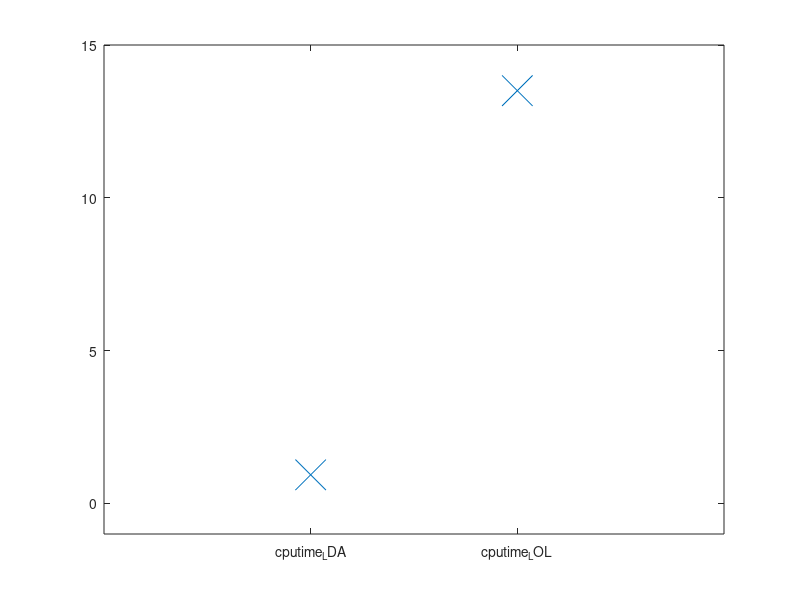

This chart was generated by the following MATLAB code:
% MNIST_012_T0.3k10k
clear all
close all
clc


%% LDA

ACC_LDA = [ 0.8437    0.8395    0.7990    0.8099    0.7833    0.8453    0.7647    0.8422    0.8288    0.8030    0.8127    0.7650    0.7952, ...
  0.8052    0.8385    0.7986    0.8290    0.8328    0.8296    0.7531];


cputime_LDA =[ 1.0800    0.9300    0.9200    0.9400    0.9400    0.9200    0.9400    0.9300    0.9300    0.9300    0.9300    0.9400    0.9100, ...
    0.9100    0.9400    0.9300    0.9200    0.9400    0.9300    0.9200 ];


tictoc_LDA = [0.2918    0.1536    0.1515    0.1536    0.1548    0.1526    0.1545    0.1525    0.1537    0.1533    0.1531    0.1556    0.1508, ...
    0.1508    0.1537    0.1537    0.1507    0.1544    0.1521    0.1508];

ACC_LDA_Avg20 = mean(ACC_LDA)
std(ACC_LDA);
cputime_LDA_Avg20 = mean(cputime_LDA)
tictoc_LDA_Avg20 = mean(tictoc_LDA)


% Test2 at a different time
cputime_LDA_2 =[0.9800    0.9700    0.8400    1.0700    0.9300    0.9200    0.9900    0.9300    0.9400    0.9300    0.7700    0.9600    0.9400, ...
 0.8800    1.0400    0.9100    0.9300    0.9200    0.7900    1.0000];

tictoc_LDA_2 =[0.1946    0.1827    0.1736    0.1746    0.1748    0.1729    0.1737    0.1741    0.1751    0.1743    0.1745    0.1720    0.1757, ...
    0.1740    0.1722    0.1709    0.1739    0.1724    0.1715    0.1731];

cputime_LDA_2_Avg20 = mean(cputime_LDA_2)
tictoc_LDA_2_Avg20 = mean(tictoc_LDA_2)










%% LOL


cputime_LOL =[ 15.1800   13.9700   14.0900   13.8300   13.9700   13.7900   13.8700   13.9700   13.2500   13.4900   13.1900   13.1200   12.9000, ...
   13.1900   12.9000   13.0400   12.9900   12.8700   13.0600   13.4400];

tictoc_LOL =[ 2.7498    2.2861    2.3054    2.2634    2.2871    2.2511    2.2663    2.2835    2.2517    2.2862    2.2483    2.2770    2.2466, ...
    2.2734    2.2642    2.2726    2.2477    2.2775    2.2537    2.2809];


% ACC_LOL_Avg20 = mean(ACC_LOL)
% std(ACC_LOL);
cputime_LOL_Avg20 = mean(cputime_LOL)
tictoc_LOL_Avg20 = mean(tictoc_LOL)

% Note that LOL computes it for every k and this result is of DENL not of
% DEFL.



%% GMRA:LDA


%% GMRA:LOL








% Plot


figure; 
ydata = [cputime_LDA_Avg20 cputime_LOL_Avg20]
xdata = 1: length(ydata);
xlabels = {'cputime_LDA', 'cputime_LOL'};
plot(ydata, 'x', 'MarkerSize', 22)
set(gca, 'Xtick', xdata, 'XtickLabel', xlabels);
axis([xdata(1)-1 xdata(end)+1 -1 15])
% set(gca,'XTickLabel',{'cputime_LDA' 'cputime_LOL'});
